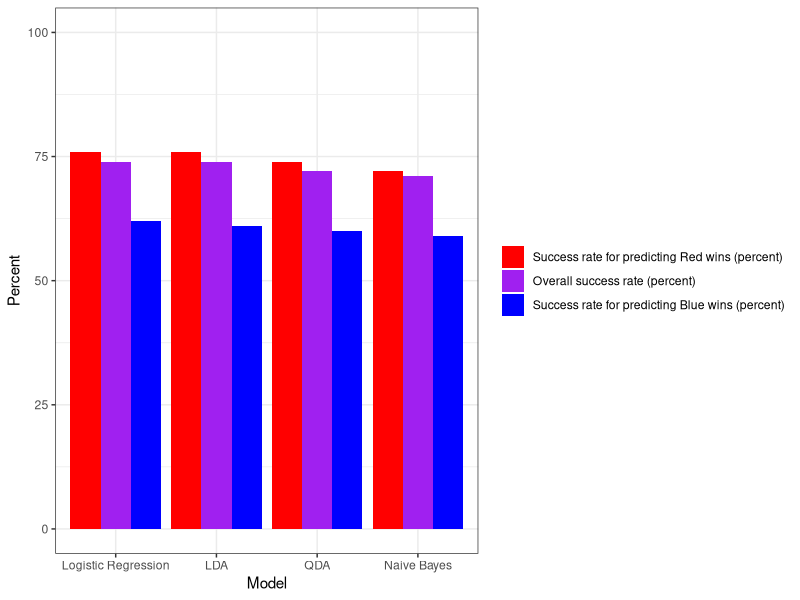

Generate this figure with R:
## ---- chunk 1
library(tidyverse)
## ---- chunk 2
results <- tibble("Models" = c("Logistic Regression", "LDA", "QDA", "Naive Bayes", "Logistic Regression", "LDA", "QDA", "Naive Bayes", "Logistic Regression", "LDA", "QDA", "Naive Bayes"),
                  "Success_rate" = c("Overall success rate (percent)", "Overall success rate (percent)", "Overall success rate (percent)", "Overall success rate (percent)", "Success rate for predicting Red wins (percent)", "Success rate for predicting Red wins (percent)", "Success rate for predicting Red wins (percent)", "Success rate for predicting Red wins (percent)", "Success rate for predicting Blue wins (percent)", "Success rate for predicting Blue wins (percent)", "Success rate for predicting Blue wins (percent)", "Success rate for predicting Blue wins (percent)"),
                  "Percent" = c((100-26), (100-26), (100-28), (100-29), (100-24), (100-24), (100-26), (100-28), (100-38), (100-39), (100-40), (100-41)))
## ---- chunk 3
ggplot(data = results, aes(x = reorder(Models, -Percent), y = Percent, fill = reorder(Success_rate, -Percent))) +
  geom_bar(stat="identity", position="dodge") +
  scale_fill_manual(values=c("red","purple","blue")) +
  ylim(0,100) +
  xlab("Model") +
  theme_bw() +
  theme(legend.title=element_blank())
